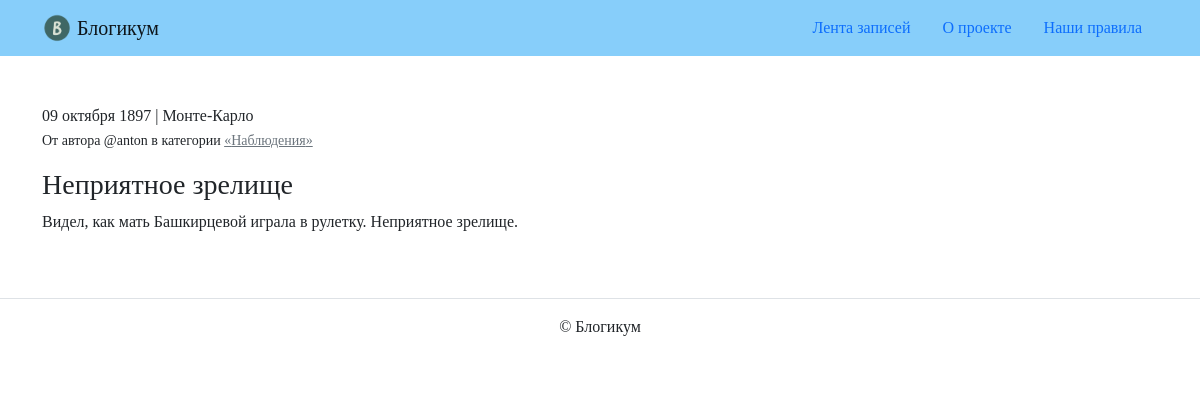
The app's page /posts/21/ with its own data.
### blog/models.py (models this page shows, shortened)
class BaseModel(models.Model):
    is_published = models.BooleanField(
        default=True,
        blank=False,
        verbose_name="Опубликовано",
        help_text="Снимите галочку, чтобы скрыть публикацию."
    )
    created_at = models.DateTimeField(
        auto_now_add=True,
        blank=False,
        verbose_name="Добавлено"
    )
    class Meta:
        abstract = True

class Post(BaseModel):
    title = models.CharField(
        max_length=256,
        blank=False,
        verbose_name="Заголовок"
    )
    text = models.TextField(blank=False, verbose_name="Текст")
    pub_date = models.DateTimeField(
        blank=False,
        verbose_name="Дата и время публикации",
        help_text=(
            "Если установить дату и время в будущем — "
            "можно делать отложенные публикации."
        )
    )
    author = models.ForeignKey(
        User,
        on_delete=models.CASCADE,
        blank=False,
        verbose_name="Автор публикации"
    )
    location = models.ForeignKey(
        Location,
        on_delete=models.SET_NULL,
        null=True,
        blank=True,
        verbose_name="Местоположение"
    )
    category = models.ForeignKey(
        Category,
        on_delete=models.SET_NULL,
        null=True,
        blank=False,
        verbose_name="Категория"
    )
    class Meta:
        verbose_name = "публикация"
        verbose_name_plural = "Публикации"

class Location(BaseModel):
    name = models.CharField(
        max_length=256,
        blank=False,
        verbose_name="Название места"
    )
    class Meta:
        verbose_name = "местоположение"
        verbose_name_plural = "Местоположения"

class Category(BaseModel):
    title = models.CharField(
        max_length=256,
        blank=False,
        verbose_name="Заголовок"
    )
    description = models.TextField(blank=False, verbose_name="Описание")
    slug = models.SlugField(
        unique=True,
        blank=False,
        verbose_name="Идентификатор",
        help_text=(
            "Идентификатор страницы для URL;"
            " разрешены символы латиницы, цифры, "
            "дефис и подчёркивание."
        )
    )
    class Meta:
        verbose_name = "категория"
        verbose_name_plural = "Категории"

### blog/views.py (the view)
# urls.py: path("posts/<int:id>/", views.post_detail, name="post_detail"),
def post_detail(request, id):
    try:
        post = Post.objects.get(pk=id)
        if (
            post.pub_date > now()
            or not post.is_published
            or not post.category.is_published
        ):
            raise Http404()
    except Post.DoesNotExist:
        raise Http404()
    template = "blog/detail.html"
    context = {
        "post": post,
    }
    return render(request, template, context)

### templates/blog/detail.html (shortened to what this page needs)
{% extends "base.html" %}
{% block content %}
  <article>
    <p>{{ post.pub_date|date:"d E Y" }} | {% if post.location and post.location.is_published %}{{ post.location.name }}{% else %}Планета Земля{% endif %}<br>
      <small>От автора @{{ post.author.username }} в категории {% include "includes/category_link.html" %}</small></p>
    <h3>{{ post.title }}</h3>
    <p>{{ post.text|linebreaksbr }}</p>
  </article>
{% endblock %}

### templates/includes/category_link.html
<a class="text-muted" href="{% url 'blog:category_posts' post.category.slug %}">
  «{{ post.category.title }}»
</a>

### records on screen
Post: pub_date "09 октября 1897", location.name "Монте-Карло", author.username "anton", category "Наблюдения", title "Неприятное зрелище", text "Видел, как мать Башкирцевой играла в рулетку. Неприятное зрелище."
